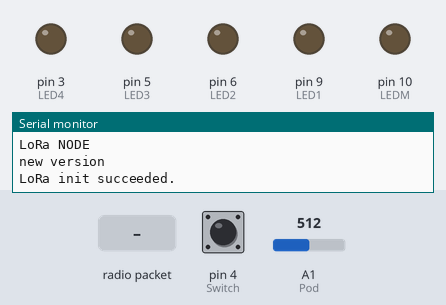
Simulated run of this sketch. Board: Arduino Uno, built with avr-gcc and run on an emulated ATmega328P. On the bench: output pins drawn as LEDs (lit = HIGH), the last lines printed to the serial monitor. The test bench sets the inputs (shaded band); at power-on: pin 4 (Switch) HIGH, A1 (Pod) = 512. No radio packets arrive unless stated.

Above: at 1.2 s.
1.3 s: radio packet "1" arrives
At 2.2 s:
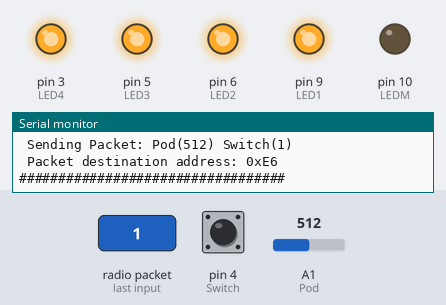
Timing chart, 0 to 4.3 s (numbered marks = the images above; inputs shaded):
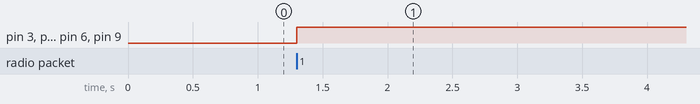

The sketch:

LoRa_Endpoint.ino
```cpp
#include <SPI.h>
#include <LoRa.h>

const int csPin = 7;
const int resetPin = 8;
const int irqPin = 2;

const int LEDM = 10;
const int LED1 = 9;
const int LED2 = 6;
const int LED3 = 5;
const int LED4 = 3;
const int Pod = A1;
const int Switch = 4;

int PodVar = 0;
boolean SwitchVar = false;

boolean LEDON1 = false;
boolean LEDON2 = false;
boolean LEDON3 = false;
boolean LEDON4 = false;

byte msgCount = 0;
byte localAddress = 0x3C;
byte destination = 0xE6;
long lastSendTime = 0;
int interval = 2000;

void setup()
{
  Serial.begin(115200);
  Serial.println("LoRa NODE");
  Serial.println("new version");

  pinMode(Switch, INPUT);
  pinMode(LEDM, OUTPUT);
  pinMode(LED1, OUTPUT);
  pinMode(LED2, OUTPUT);
  pinMode(LED3, OUTPUT);
  pinMode(LED4, OUTPUT);

  LoRa.setPins(csPin, resetPin, irqPin);

  if (!LoRa.begin(433E6))
  {
    Serial.println("LoRa init failed. Check your connections.");
    while (true);
  }
  LoRa.setSpreadingFactor(10);
  LoRa.setSyncWord(0xE8);
  Serial.println("LoRa init succeeded.");
  Serial.println();
}

void loop()
{
  PodVar = analogRead(Pod);
  SwitchVar = digitalRead(Switch);

  if (millis() - lastSendTime > interval)
  {
    sendMessage(PodVar, SwitchVar);
    Serial.println();
    Serial.println("##################################");
    Serial.println(" Sending Packet: Pod(" + String(PodVar) + ") Switch(" + String(SwitchVar) + ")");
    Serial.println(" Packet destination address: 0xE6");
    Serial.println("##################################");
    Serial.println();
    lastSendTime = millis();
    interval = 5000;
  }

  onReceive(LoRa.parsePacket());

  if (LEDON1 == true)
  {
    digitalWrite(LED1, HIGH);
  }
    else
  {
    digitalWrite(LED1, LOW);
  }

  if (LEDON2 == true)
  {
    digitalWrite(LED2, HIGH);
  }
    else
  {
    digitalWrite(LED2, LOW);
  }

  if (LEDON3 == true)
  {
    digitalWrite(LED3, HIGH);
  }
    else
  {
    digitalWrite(LED3, LOW);
  }

  if (LEDON4 == true)
  {
    digitalWrite(LED4, HIGH);
  }
    else
  {
    digitalWrite(LED4, LOW);
  }
}

void sendMessage(int PodOutgoing, boolean SwitchOutgoing)
{
  LoRa.beginPacket();
  LoRa.write(destination);
  LoRa.write(localAddress);
  LoRa.write(msgCount);
  LoRa.write(PodOutgoing);
  LoRa.write(SwitchOutgoing);
  LoRa.endPacket();
  msgCount++;
}

void onReceive(int packetSize)
{
  if (packetSize == 0) return;

  int recipient = LoRa.read();
  byte sender = LoRa.read();
  byte incomingMsgId = LoRa.read();

  LEDON1 = LoRa.read();
  LEDON2 = LoRa.read();
  LEDON3 = LoRa.read();
  LEDON4 = LoRa.read();

  if (recipient != localAddress && recipient != 0xFF)
  {
    Serial.println("This message is not for me.");
    return;
  }


  Serial.println("Received from: 0x" + String(sender, HEX));
  Serial.println("Sent to: 0x" + String(recipient, HEX));
  Serial.println("Packet ID: " + String(incomingMsgId));
  Serial.println("Packet content: Led1:" + String(LEDON1) + " Led2:" + String(LEDON2) + " Led3:" + String(LEDON3) + " Led4:" + String(LEDON4));
  Serial.println("RSSI: " + String(LoRa.packetRssi()));
  Serial.println("Snr: " + String(LoRa.packetSnr()));

  digitalWrite(LEDM, HIGH);
  delay(1000);
  digitalWrite(LEDM, LOW);
}
```

Measured:
- after the input at 1.3 s, pin 3 (LED4), pin 5 (LED3), pin 6 (LED2), pin 9 (LED1): LOW → HIGH at once
